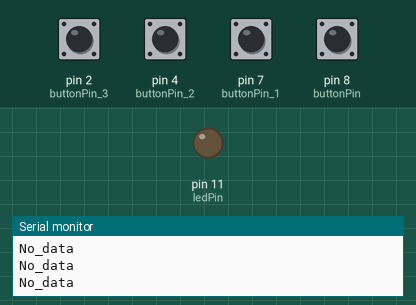
Recording of a sketch running on a simulated Arduino Uno, built with avr-gcc and run on an emulated ATmega328P. Parts: output pins drawn as LEDs (lit = HIGH), the last lines printed to the serial monitor. Inputs (shaded band) come from the test bench; at power-on: pin 2 (buttonPin_3), pin 4 (buttonPin_2), pin 7 (buttonPin_1), pin 8 (buttonPin) LOW. No radio packets arrive unless stated.

Above: at 1.2 s.
1.3 s: pin 2 (buttonPin_3) pulled HIGH for 0.15 s
At 1.47 s:
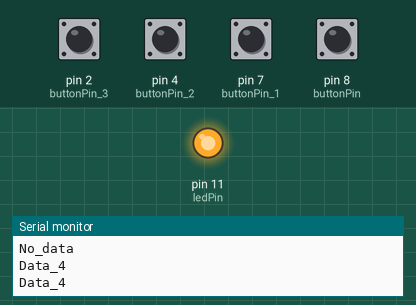
Timing chart, 0 to 4.3 s (numbered marks = the images above; inputs shaded):
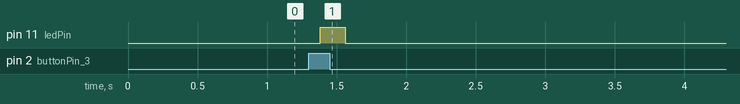

Measured:
- after the input at 1.3 s, pin 11 (ledPin): LOW → HIGH after 0.08 s, → LOW 0.18 s later

The sketch:

Transmitter.ino
```cpp
#include <VirtualWire.h>
int ledPin = 11;
const int buttonPin = 8;     // the number of the pushbutton pin
const int buttonPin_1 = 7;
const int buttonPin_2 = 4;
const int buttonPin_3 = 2;
//int buttonState = 0;
char *data;
void setup()
{
  Serial.begin(9600);
  pinMode(ledPin,OUTPUT);
  pinMode(buttonPin, INPUT);
  pinMode(buttonPin_1, INPUT);
  pinMode(buttonPin_2, INPUT);
  pinMode(buttonPin_3, INPUT);
  vw_set_ptt_inverted(true);
  vw_set_tx_pin(12);
  vw_setup(4000);
}

void loop()
{
  int buttonState = digitalRead(buttonPin);
  int buttonState_1 = digitalRead(buttonPin_1);
  int buttonState_2 = digitalRead(buttonPin_2);
  int buttonState_3 = digitalRead(buttonPin_3);

   if (buttonState == HIGH) {
      data="1";
  vw_send((uint8_t *)data, strlen(data));
  vw_wait_tx();
    digitalWrite(ledPin, HIGH);
    Serial.println("Data_1");
  }
  else if(buttonState_1 == HIGH){
          data="2";
  vw_send((uint8_t *)data, strlen(data));
  vw_wait_tx();
    digitalWrite(ledPin, HIGH);
    Serial.println("Data_2");
  }
   else if(buttonState_2 == HIGH){
          data="3";
  vw_send((uint8_t *)data, strlen(data));
  vw_wait_tx();
    digitalWrite(ledPin, HIGH);
    Serial.println("Data_3");
  }
   else if(buttonState_3 == HIGH){
          data="4";
  vw_send((uint8_t *)data, strlen(data));
  vw_wait_tx();
    digitalWrite(ledPin, HIGH);
    Serial.println("Data_4");
  }
  else {
    data="0";
  vw_send((uint8_t *)data, strlen(data));
  vw_wait_tx();
    digitalWrite(ledPin, LOW);
    Serial.println("No_data");
  }
}
```
